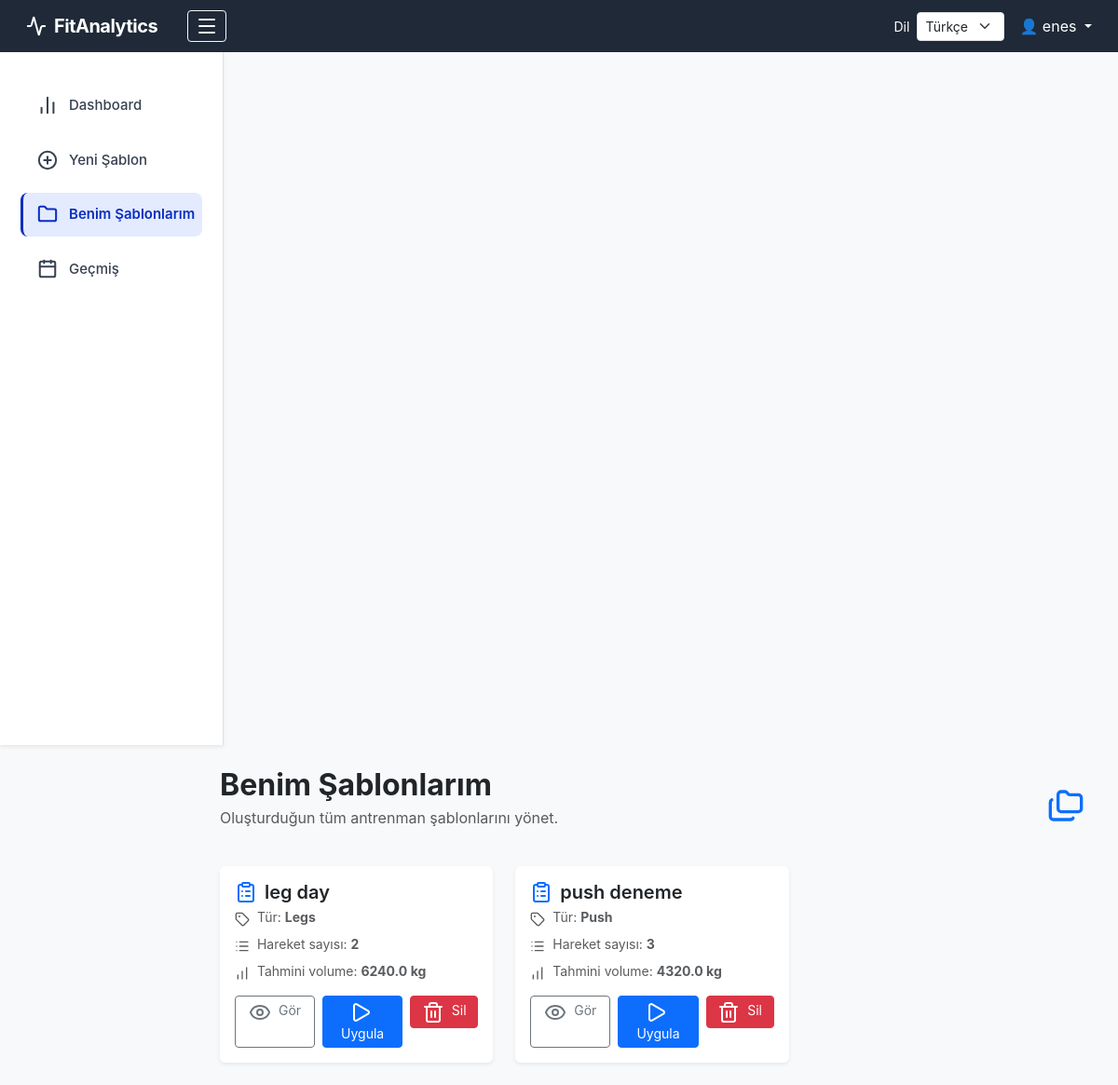
Before: /my-templates (signed in) with the older database file.
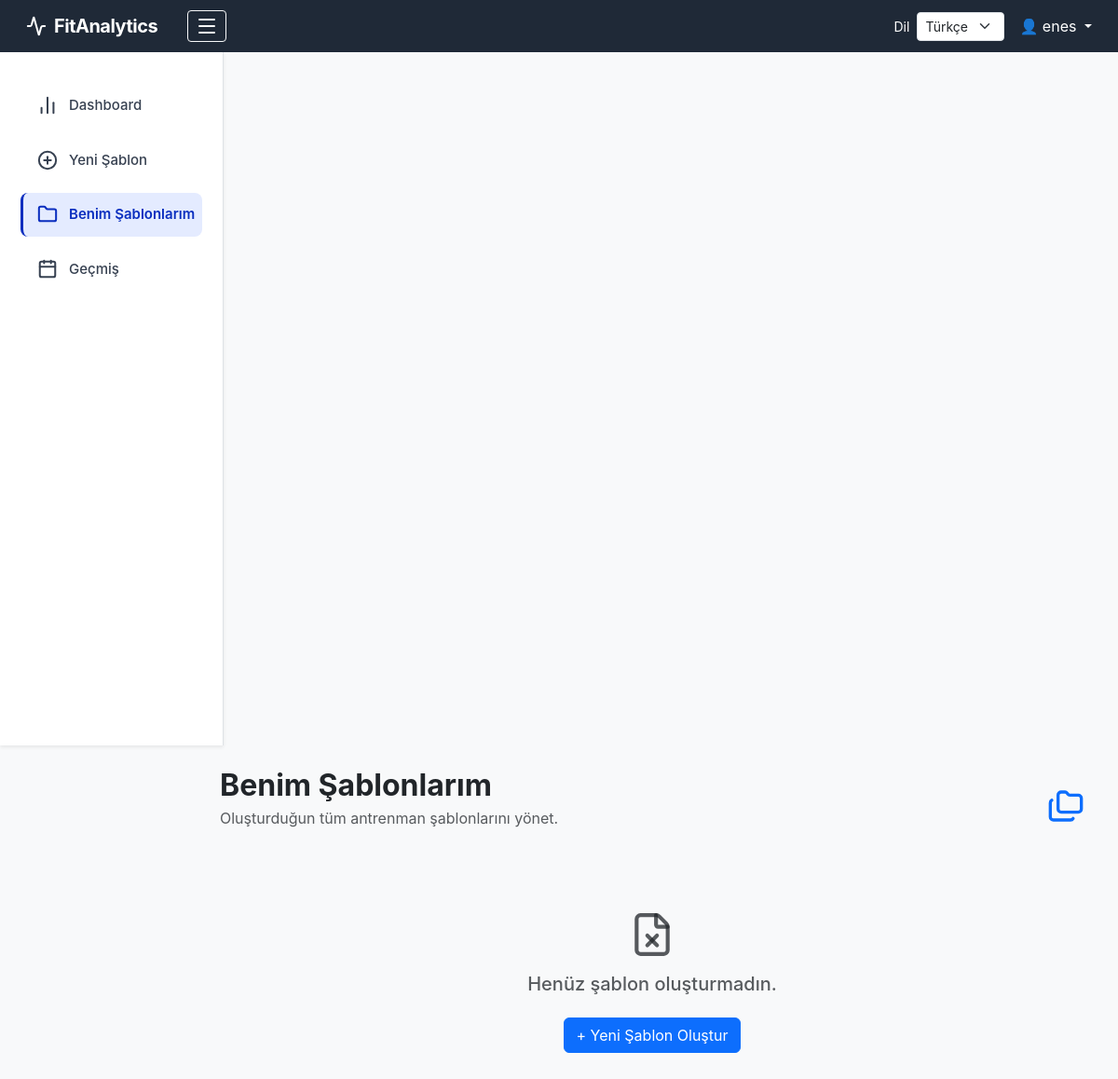
After: the same page with the newer database file.
### tables this page shows
CREATE TABLE workout_templates (
    template_id    INTEGER PRIMARY KEY AUTOINCREMENT,
    user_id        INTEGER NOT NULL,
    template_name  TEXT NOT NULL,
    workout_type   TEXT NOT NULL,
    FOREIGN KEY (user_id) REFERENCES users(user_id)
);

### app/blueprints/templates.py (the view)
@main.route("/my-templates")
def my_templates():
    if "user_id" not in session:
        return redirect(url_for("main.login"))
    user_id = session["user_id"]
    conn = get_connection()
    cur = conn.cursor()
    cur.execute("""
        SELECT wt.template_id, wt.template_name, wt.workout_type,
               COUNT(te.template_exercise_id) AS count_ex,
               COALESCE(SUM(te.default_sets * te.default_reps * te.default_weight), 0) AS volume
        FROM workout_templates wt
        LEFT JOIN template_exercises te ON te.template_id = wt.template_id
        WHERE wt.user_id = ?
        GROUP BY wt.template_id
        ORDER BY wt.template_name ASC
    """, (user_id,))
    templates = cur.fetchall()
    conn.close()
    return render_template("templates.html", templates=templates)

### app/database.py (called while the page is built)
def get_connection():
    conn = sqlite3.connect(DB_PATH)
    conn.row_factory = sqlite3.Row
    return conn

### app/templates/templates.html
{% extends "layout.html" %}
{% block content %}
<div class="container-fluid">
    <div class="d-flex justify-content-between align-items-center mb-4">
        <div>
            <h2 class="fw-bold mb-1">Benim Şablonlarım</h2>
            <p class="text-muted">Oluşturduğun tüm antrenman şablonlarını yönet.</p>
        </div>
        <i data-lucide="folders" class="text-primary" style="width:40px;height:40px;"></i>
    </div>
    {% if templates %}
    <div class="row g-4">
        {% for t in templates %}
        <div class="col-md-6 col-lg-4">
            <div class="card shadow-sm border-0 h-100 template-card">
                <div class="card-body">
                    <h5 class="fw-semibold d-flex align-items-center mb-1">
                        <i data-lucide="clipboard-list" class="me-2 text-primary"></i>
                        {{ t.template_name }}
                    </h5>
                    <p class="text-muted mb-2" style="font-size:14px;">
                        <i data-lucide="tag" class="me-1" style="width:16px;height:16px;"></i>
                        Tür: <strong>{{ t.workout_type | capitalize }}</strong>
                    </p>
                    <p class="text-muted mb-2" style="font-size:14px;">
                        <i data-lucide="list" class="me-1" style="width:16px;height:16px;"></i>
                        Hareket sayısı: <strong>{{ t.count_ex }}</strong>
                    </p>
                    <p class="text-muted mb-3" style="font-size:14px;">
                        <i data-lucide="bar-chart" class="me-1" style="width:16px;height:16px;"></i>
                        Tahmini volume: <strong>{{ t.volume | round(2) }} kg</strong>
                    </p>
                    <div class="d-flex gap-2 mt-3">
                        <a href="{{ url_for('main.template_detail', template_id=t.template_id) }}"
                        class="btn btn-sm btn-outline-secondary w-100">
                            <i data-lucide="eye" class="me-1"></i> Gör
                        </a>
                        <a href="{{ url_for('main.use_template', template_id=t.template_id) }}"
                        class="btn btn-sm btn-primary w-100 text-white">
                            <i data-lucide="play" class="me-1"></i> Uygula
                        </a>
                        <form action="{{ url_for('main.delete_template', template_id=t.template_id) }}"
                            method="POST"
                            class="w-100">
                            <button class="btn btn-sm btn-danger w-100"
                                    onclick="return confirm('Bu şablonu silmek istediğine emin misin?')">
                                <i data-lucide="trash-2" class="me-1"></i> Sil
                            </button>
                        </form>
                    </div>
                </div>
            </div>
        </div>
        {% endfor %}
    </div>
    {% else %}
    <div class="text-center py-5">
        <i data-lucide="file-x" class="text-muted mb-3" style="width:50px;height:50px;"></i>
        <h5 class="text-muted">Henüz şablon oluşturmadın.</h5>
        <a href="{{ url_for('main.add_template') }}" class="btn btn-primary mt-3">
            + Yeni Şablon Oluştur
        </a>
    </div>
    {% endif %}
</div>
{% endblock %}

### app/templates/layout.html (shortened to what this page needs)
<!DOCTYPE html>
<html lang="{{ current_language }}">
<head>
    <link rel="stylesheet"
          href="https://cdn.jsdelivr.net/npm/bootstrap@5.3.2/dist/css/bootstrap.min.css">
    <link rel="stylesheet" href="{{ url_for('static', filename='style.css') }}">
</head>
<body class="bg-light">
    <nav class="navbar navbar-dark bg-dark px-3">
        <div class="container-fluid d-flex align-items-center">
            <a class="navbar-brand fw-bold d-flex align-items-center gap-2"
            href="{{ url_for('main.dashboard') }}">
                <i data-lucide="activity" class="sidebar-icon"></i>
                <span>FitAnalytics</span>
            </a>
            <button id="sidebarToggle" class="btn btn-outline-light btn-sm ms-3">
                <i data-lucide="menu"></i>
            </button>
            <form method="POST"
                  action="{{ url_for('main.set_language') }}"
                  class="d-flex align-items-center ms-auto me-3">
                <label class="text-white me-2 small mb-0">{{ t.language_label }}</label>
                <select class="form-select form-select-sm"
                        name="language"
                        onchange="this.form.submit()">
                    {% for code, label in language_names.items() %}
                    <option value="{{ code }}" {% if current_language == code %}selected{% endif %}>
                        {{ label }}
                    </option>
                    {% endfor %}
                </select>
            </form>
            {% if session.get("user_name") %}
            <div class="dropdown text-white">
                <a class="text-white text-decoration-none dropdown-toggle"
                   href="#" role="button" data-bs-toggle="dropdown">
                    👤 {{ session["user_name"] }}
                </a>
            </div>
            {% endif %}
        </div>
    </nav>
    <div class="container-fluid">
        <div class="row app-layout">
            <nav id="sidebar" class="sidebar-modern col-md-3 col-lg-2 bg-white border-end shadow-sm">
                <div class="d-flex flex-column pt-3">
                    <a class="nav-link sidebar-item {% if request.path == '/' %} active-link {% endif %}"
                       href="{{ url_for('main.dashboard') }}">
                        <i data-lucide="bar-chart-2" class="sidebar-icon"></i>
                        <span class="link-text">{{ t.nav_dashboard }}</span>
                    </a>
                    <a class="nav-link sidebar-item {% if request.path.startswith('/add-template') %} active-link {% endif %}"
                       href="{{ url_for('main.add_template') }}">
                        <i data-lucide="plus-circle" class="sidebar-icon"></i>
                        <span class="link-text">
                            {% if current_language == 'tr' %}Yeni Şablon{% else %}New Template{% endif %}
                        </span>
                    </a>
                    <a class="nav-link sidebar-item {% if request.path.startswith('/my-templates') %} active-link {% endif %}"
                       href="{{ url_for('main.my_templates') }}">
                        <i data-lucide="folder" class="sidebar-icon"></i>
                        <span class="link-text">
                            {% if current_language == 'tr' %}Benim Şablonlarım{% else %}My Templates{% endif %}
                        </span>
                    </a>
                    <a class="nav-link sidebar-item {% if request.path.startswith('/history') %} active-link {% endif %}"
                       href="{{ url_for('main.history') }}">
                        <i data-lucide="calendar" class="sidebar-icon"></i>
                        <span class="link-text">{{ t.nav_history }}</span>
                    </a>
                </div>
            </nav>
            <main id="mainContent" class="col-md-9 ms-sm-auto col-lg-10 px-md-4 py-4">
                {% block content %}{% endblock %}
            </main>
        </div>
    </div>
</body>
</html>

### app/static/style.css (style rules this page uses)
body { background-color: #f4f6fb !important; font-family: 'Inter', sans-serif; }
.navbar { background-color: #1f2937 !important; }
.navbar-brand { font-size: 20px; letter-spacing: -0.5px; }
#sidebar { width: 240px; min-height: calc(100vh - 56px); background: #ffffff; border-right: 1px solid #e5e7eb; transition: width 0.25s ease; overflow: hidden; padding-top: 12px; }
.sidebar-item { display: flex; align-items: center; gap: 12px; padding: 12px 18px; font-size: 15px; font-weight: 500; color: #374151 !important; border-radius: 8px; margin: 6px 10px; white-space: nowrap; transition: background 0.2s, transform 0.2s, color 0.2s; }
.sidebar-icon { width: 22px; height: 22px; stroke-width: 2.2; flex-shrink: 0; }
.sidebar-item span { transition: opacity 0.25s, transform 0.25s ease; }
.active-link { background: #e4ebff !important; color: #0a2ebf !important; font-weight: 600 !important; border-left: 3px solid #0a2ebf; padding-left: 15px; }
#mainContent { transition: margin-left 0.25s ease; margin-left: 240px; }

Changed rows visible on the page:
removed workout_templates: template_name "leg day", workout_type "Legs", count_ex "2", volume "6240.0"
removed workout_templates: template_name "push deneme", workout_type "Push", count_ex "3", volume "4320.0"
Other visible differences:
text now shown: "Henüz şablon oluşturmadın. + Yeni Şablon Oluştur"
